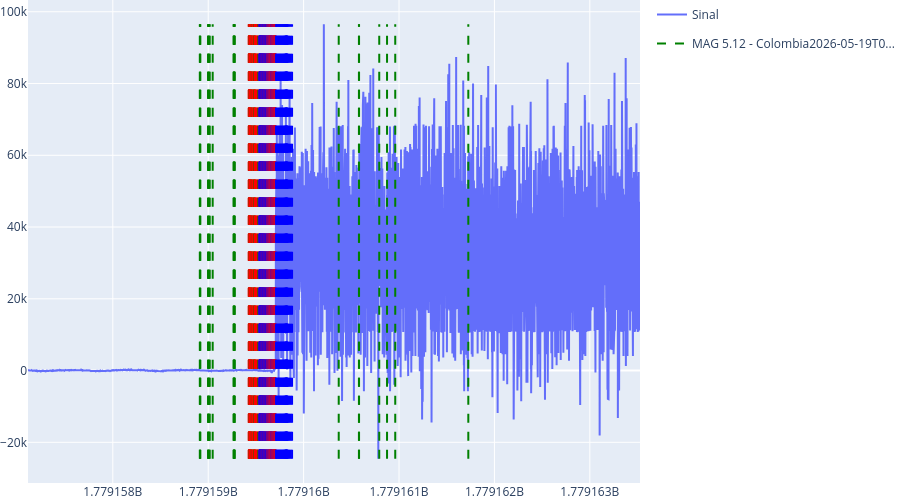
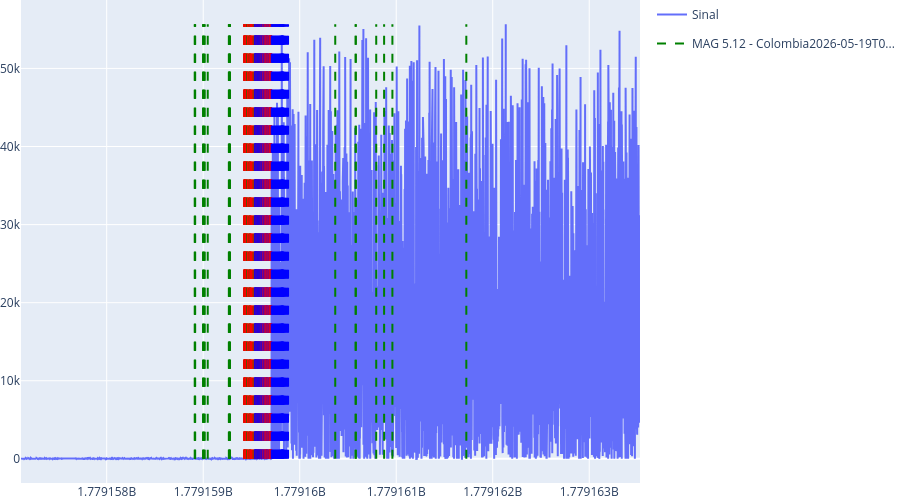

Here is the notebook cell these charts were saved with, in order:
### Markdown cell above
Temos um resultado interessante. Vamos ver como é o gráfico do sinal com maior amplitude

### Code cell
event_amp = earthquake_data.sort_values("amplitude_factor", ascending=False).iloc[0]
signal_amp = pd.read_csv(f"Data/signal/{clean_event_id(event_amp["event_id"])}.csv")
time_data_amp = pd.read_csv(f"Data/time_data/{clean_event_id(event_amp["event_id"])}.csv")
event_data_amp = pd.read_csv(f"Data/event_data/{clean_event_id(event_amp["event_id"])}.csv")


plot_signal(signal_amp, time_data_amp, event_data_amp)
plot_signal(clean_signal_diff(signal_amp), time_data_amp, event_data_amp)
